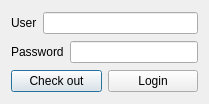
<?xml version="1.0" encoding="UTF-8"?>
<ui version="4.0">
 <class>Dialog</class>
 <widget class="QDialog" name="Dialog">
  <property name="geometry">
   <rect>
    <x>0</x>
    <y>0</y>
    <width>209</width>
    <height>104</height>
   </rect>
  </property>
  <property name="windowTitle">
   <string>Dialog</string>
  </property>
  <layout class="QVBoxLayout" name="verticalLayout">
   <item>
    <layout class="QHBoxLayout" name="horizontalLayout_2">
     <item>
      <widget class="QLabel" name="label">
       <property name="text">
        <string>User</string>
       </property>
      </widget>
     </item>
     <item>
      <widget class="QLineEdit" name="lineEdit"/>
     </item>
    </layout>
   </item>
   <item>
    <layout class="QHBoxLayout" name="horizontalLayout">
     <item>
      <widget class="QLabel" name="label_2">
       <property name="text">
        <string>Password</string>
       </property>
      </widget>
     </item>
     <item>
      <widget class="QLineEdit" name="lineEdit_2">
       <property name="sizePolicy">
        <sizepolicy hsizetype="Expanding" vsizetype="Fixed">
         <horstretch>0</horstretch>
         <verstretch>0</verstretch>
        </sizepolicy>
       </property>
       <property name="echoMode">
        <enum>QLineEdit::EchoMode::Password</enum>
       </property>
      </widget>
     </item>
    </layout>
   </item>
   <item>
    <layout class="QHBoxLayout" name="horizontalLayout_3">
     <item>
      <widget class="QPushButton" name="pushButton_2">
       <property name="cursor">
        <cursorShape>PointingHandCursor</cursorShape>
       </property>
       <property name="text">
        <string>Check out</string>
       </property>
      </widget>
     </item>
     <item>
      <widget class="QPushButton" name="pushButton">
       <property name="cursor">
        <cursorShape>PointingHandCursor</cursorShape>
       </property>
       <property name="text">
        <string>Login</string>
       </property>
      </widget>
     </item>
    </layout>
   </item>
  </layout>
 </widget>
 <tabstops>
  <tabstop>lineEdit</tabstop>
  <tabstop>lineEdit_2</tabstop>
  <tabstop>pushButton_2</tabstop>
  <tabstop>pushButton</tabstop>
 </tabstops>
 <resources/>
 <connections/>
</ui>
